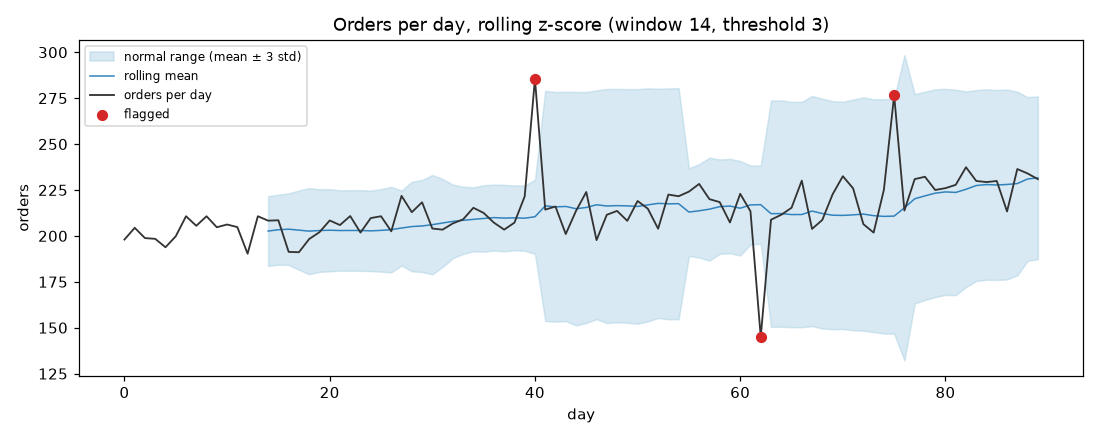

This figure's Python source:
"""Draw the series, the rolling baseline band and the flagged points to a PNG."""

from __future__ import annotations

import matplotlib

matplotlib.use("Agg")  # no screen needed, works in CI
import matplotlib.pyplot as plt  # noqa: E402

from detector import Point  # noqa: E402


def save_chart(points: list[Point], path: str, threshold: float, title: str) -> str:
    xs = [p.index for p in points]
    ys = [p.value for p in points]
    scored = [p for p in points if p.mean is not None and p.std is not None]
    bx = [p.index for p in scored]
    lo = [p.mean - threshold * p.std for p in scored]
    hi = [p.mean + threshold * p.std for p in scored]
    mid = [p.mean for p in scored]
    ax_pts = [p for p in points if p.is_anomaly]

    fig, ax = plt.subplots(figsize=(10, 4))
    ax.fill_between(bx, lo, hi, color="#9ecae1", alpha=0.4, label=f"normal range (mean ± {threshold:g} std)")
    ax.plot(bx, mid, color="#3182bd", linewidth=1, label="rolling mean")
    ax.plot(xs, ys, color="#333333", linewidth=1.2, label="orders per day")
    ax.scatter([p.index for p in ax_pts], [p.value for p in ax_pts], color="#d62728", zorder=3, s=40, label="flagged")
    ax.set_xlabel("day")
    ax.set_ylabel("orders")
    ax.set_title(title)
    ax.legend(loc="upper left", fontsize=8)
    fig.tight_layout()
    fig.savefig(path, dpi=110)
    plt.close(fig)
    return path
